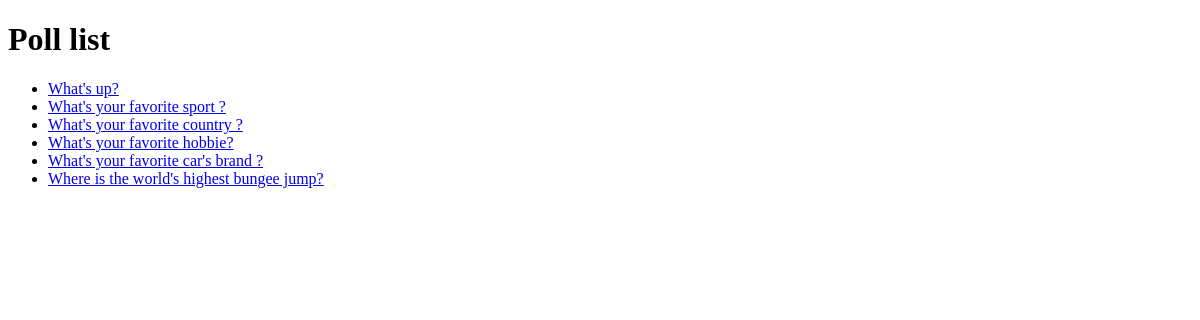
Page /polls/all/ on the earlier database version.
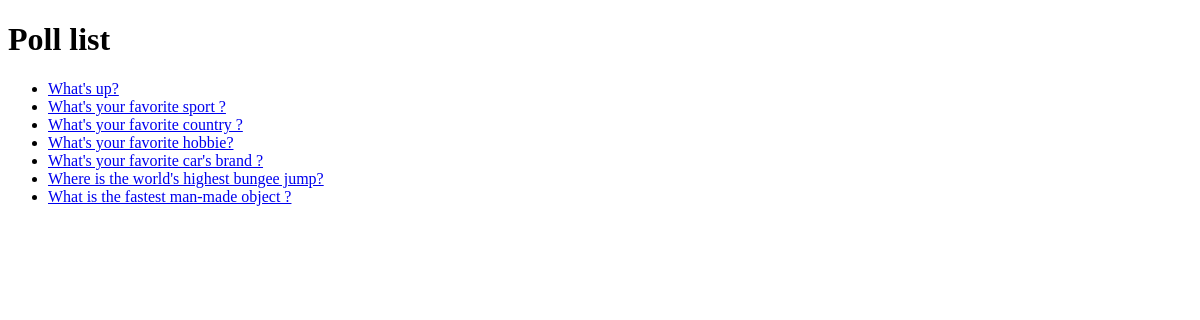
Same page on the later database version.
### polls/models.py (models this page shows, shortened)
class Question(models.Model):
    question_text = models.CharField(max_length=200)
    pub_date = models.DateTimeField("date published")

### polls/views.py (the view)
# urls.py: path('all/', views.polls_list, name='polls_list'),
def polls_list(request):
    polls = Question.objects.all()
    return render(request, 'polls/all.html', {'polls': polls})

### polls/templates/polls/all.html (shortened to what this page needs)
<!DOCTYPE html>
<html>
<head>
</head>
<body>
    <h1>Poll list</h1>
    <ul>
        {% for poll in polls %}
            <li>
                <a href="{% url 'polls:frequency' poll.id %}">{{ poll.question_text }}</a>
            </li>
        {% endfor %}
    </ul>
</body>
</html>

Differences in the rows shown:
added Question: question_text "What is the fastest man-made object ?"
